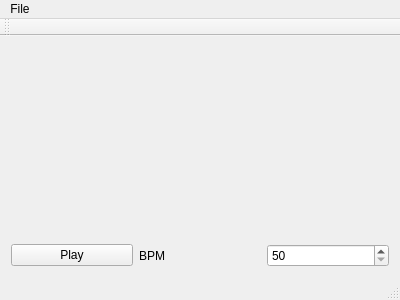
<?xml version="1.0" encoding="UTF-8"?>
<ui version="4.0">
 <class>MainWindow</class>
 <widget class="QMainWindow" name="MainWindow">
  <property name="geometry">
   <rect>
    <x>0</x>
    <y>0</y>
    <width>400</width>
    <height>300</height>
   </rect>
  </property>
  <property name="windowTitle">
   <string>HexDrum</string>
  </property>
  <widget class="QWidget" name="centralWidget">
   <layout class="QGridLayout" name="gridLayout">
    <item row="2" column="0">
     <widget class="QPushButton" name="play">
      <property name="text">
       <string>Play</string>
      </property>
      <property name="checkable">
       <bool>true</bool>
      </property>
     </widget>
    </item>
    <item row="2" column="2">
     <widget class="QSpinBox" name="bpm">
      <property name="toolTip">
       <string>Beats per minute</string>
      </property>
      <property name="minimum">
       <number>50</number>
      </property>
      <property name="maximum">
       <number>250</number>
      </property>
     </widget>
    </item>
    <item row="1" column="0" colspan="3">
     <spacer name="verticalSpacer">
      <property name="orientation">
       <enum>Qt::Vertical</enum>
      </property>
      <property name="sizeHint" stdset="0">
       <size>
        <width>20</width>
        <height>40</height>
       </size>
      </property>
     </spacer>
    </item>
    <item row="2" column="1">
     <widget class="QLabel" name="label">
      <property name="text">
       <string>BPM</string>
      </property>
     </widget>
    </item>
    <item row="0" column="0" colspan="3">
     <layout class="QVBoxLayout" name="verticalLayout"/>
    </item>
   </layout>
  </widget>
  <widget class="QMenuBar" name="menuBar">
   <property name="geometry">
    <rect>
     <x>0</x>
     <y>0</y>
     <width>400</width>
     <height>21</height>
    </rect>
   </property>
   <widget class="QMenu" name="menuFiler">
    <property name="title">
     <string>File</string>
    </property>
    <addaction name="actionOpen"/>
   </widget>
   <addaction name="menuFiler"/>
  </widget>
  <widget class="QToolBar" name="mainToolBar">
   <attribute name="toolBarArea">
    <enum>TopToolBarArea</enum>
   </attribute>
   <attribute name="toolBarBreak">
    <bool>false</bool>
   </attribute>
  </widget>
  <widget class="QStatusBar" name="statusBar"/>
  <action name="actionOpen">
   <property name="text">
    <string>Open</string>
   </property>
  </action>
 </widget>
 <layoutdefault spacing="6" margin="11"/>
 <resources/>
 <connections/>
</ui>
